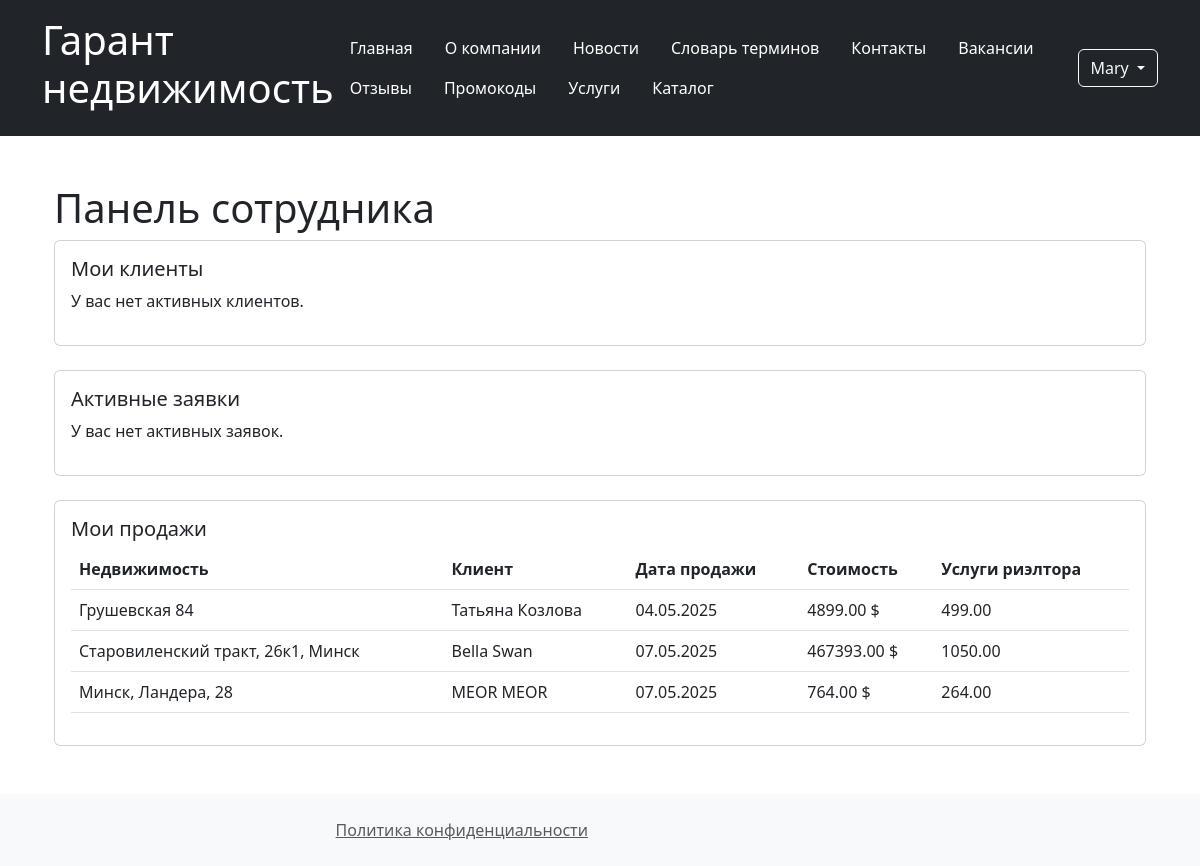
The page /catalog/employee-dashboard/ (signed in) on the database its author committed.
### users/models.py (models this page shows, shortened)
class User(AbstractUser):
    ROLE_CHOICES = {
        "employee": "Manager",
        "client": "Client",
        "admin": "Admin",
    }
    phone_regex = RegexValidator(
        regex=r"^\+375\(29\)\d{3}-\d{2}-\d{2}$",
        message="Формат номера: +375(29)XXX-XX-XX",
    )
    role = models.CharField(max_length=20, choices=ROLE_CHOICES)
    phone_number = models.CharField(max_length=20, validators=[phone_regex])
    birth_date = models.DateField(
        validators=[RestrictedAgeValidator(18), MaxValueValidator(date.today())]
    )
    created_at = models.DateTimeField(auto_now_add=True)
    first_name = models.CharField(max_length=100)
    last_name = models.CharField(max_length=100)

class Client(models.Model):
    user = models.OneToOneField(User, on_delete=models.CASCADE)
    work_place = models.CharField(
        max_length=100, blank=True, null=True, default="Nowhere"
    )

### catalog/models.py (models this page shows, shortened)
class Sale(models.Model):
    client = models.ForeignKey(Client, on_delete=models.SET_NULL, null=True)
    employee = models.ForeignKey(Employee, on_delete=models.SET_NULL, null=True)
    date_of_contract = models.DateField(auto_now_add=True)
    date_of_sale = models.DateField(auto_now_add=True)
    estate = models.OneToOneField(Estate, on_delete=models.CASCADE)
    cost = models.DecimalField(max_digits=10, decimal_places=2, auto_created=True)

class Estate(models.Model):
    cost = models.DecimalField(
        decimal_places=2,
        max_digits=10,
        help_text="Enter the estate cost",
        validators=[MinValueValidator(0.01)],
    )
    area = models.DecimalField(
        decimal_places=2,
        max_digits=10,
        help_text="Enter the estate area",
        validators=[MinValueValidator(0.01)],
    )
    category = models.ForeignKey(
        "Service",
        on_delete=models.SET_NULL,
        null=True,
        help_text="Enter the estate category",
    )
    description = models.TextField(
        max_length=2000, help_text="Enter the estate description"
    )
    image = models.ImageField(blank=True, null=True, upload_to="estates/")
    address = models.CharField(max_length=200)
    class Meta:
        ordering = ("-id",)

class Service(models.Model):
    name = models.CharField(max_length=200, help_text="Enter the estate category name")
    category = models.ForeignKey(
        ServiceCategory,
        on_delete=models.CASCADE,
        related_name="services",
    )
    cost = models.DecimalField(
        max_digits=10,
        decimal_places=2,
    )
    class Meta:
        ordering = ["category__name", "name"]

### catalog/views.py (the view)
class EmployeeDashboardView(LoginRequiredMixin, TemplateView):
    template_name = "employee_dashboard.html"
    def get_context_data(self, **kwargs):
        logger.debug(
            f"Preparing context for EmployeeDashboardView, user={self.request.user.username}"
        )
        context = super().get_context_data(**kwargs)
        if hasattr(self.request.user, "employee"):
            context["clients"] = Client.objects.filter(
                purchaserequest__employee=self.request.user.employee,
                purchaserequest__status__in=["new", "in_progress"],
            ).distinct()
            context["requests"] = PurchaseRequest.objects.filter(
                employee=self.request.user.employee, status__in=["new", "in_progress"]
            ).select_related("estate", "client")
            context["sales"] = Sale.objects.filter(
                employee=self.request.user.employee
            ).select_related("estate", "client")
            logger.info(
                f"EmployeeDashboardView context prepared for user {self.request.user.username}"
            )
        else:
            logger.warning(f"User {self.request.user.username} is not an employee")
            messages.error(self.request, "You must be employee.")
        return context

### catalog/templates/employee_dashboard.html (shortened to what this page needs)
{% extends "base.html" %}
{% block content %}
{% if user.is_authenticated and user.employee %}
<div class="container mt-4">
    <h1>Панель сотрудника</h1>
    <div class="card mb-4">
        <div class="card-body">
            <h5 class="card-title">Мои клиенты</h5>
            {% if clients %}
                <ul class="list-group">
                    {% for client in clients %}
                        <li class="list-group-item">
                            {{ client.user.get_full_name }} ({{ client.user.email }})
                        </li>
                    {% endfor %}
                </ul>
            {% else %}
                <p>У вас нет активных клиентов.</p>
            {% endif %}
        </div>
    </div>
    <div class="card mb-4">
        <div class="card-body">
            <h5 class="card-title">Активные заявки</h5>
            {% if requests %}
                <table class="table">
                    <thead>
                        <tr>
                            <th>Недвижимость</th>
                            <th>Клиент</th>
                            <th>Статус</th>
                            <th>Дата создания</th>
                            <th>Действия</th>
                        </tr>
                    </thead>
                    <tbody>
                        {% for request in requests %}
                            <tr>
                                <td>{{ request.estate.address }}</td>
                                <td>{{ request.client.user.get_full_name }}</td>
                                <td>{{ request.get_status_display }}</td>
                                <td>{{ request.created_at|date:"d.m.Y" }}</td>
                                <td>
                                    {% if request.status == 'new' %}
                                        <form method="post" action="{% url 'update_request_status' request.pk %}">
                                            {% csrf_token %}
                                            <button type="submit" class="btn btn-warning btn-sm">Взять в работу</button>
                                        </form>
                                    {% endif %}
                                </td>
                            </tr>
                        {% endfor %}
                    </tbody>
                </table>
            {% else %}
                <p>У вас нет активных заявок.</p>
            {% endif %}
        </div>
    </div>
    <div class="card">
        <div class="card-body">
            <h5 class="card-title">Мои продажи</h5>
            {% if sales %}
                <table class="table">
                    <thead>
                        <tr>
                            <th>Недвижимость</th>
                            <th>Клиент</th>
                            <th>Дата продажи</th>
                            <th>Стоимость</th>
                            <th>Услуги риэлтора</th>
                        </tr>
                    </thead>
                    <tbody>
                        {% for sale in sales %}
                            <tr>
                                <td>{{ sale.estate.address }}</td>
                                <td>{{ sale.client.user.get_full_name|default:"Не указан" }}</td>
                                <td>{{ sale.date_of_sale|date:"d.m.Y" }}</td>
                                <td>{{ sale.cost }} $</td>
                                <td>{{ sale.estate.category.cost }}</td>
                            </tr>
                        {% endfor %}
                    </tbody>
                </table>
            {% else %}
                <p>У вас нет продаж.</p>
            {% endif %}
        </div>
    </div>
</div>
{% else %}
<div class="alert alert-info mt-2">
    Пожалуйста, <a href="{% url 'login' %}">войдите</a> или <a href="{% url 'signup' %}">зарегистрируйтесь</a> как сотрудник.
</div>
{% endif %}
{% endblock %}

### templates/base.html (shortened to what this page needs)
<!DOCTYPE html>
<html lang="ru">
<head>
    <link href="https://cdn.jsdelivr.net/npm/bootstrap@5.3.0/dist/css/bootstrap.min.css" rel="stylesheet">
</head>
<body>
    <header class="bg-dark text-white p-3">
        <div class="container">
            <div class="d-flex justify-content-between align-items-center">
                <h1>Гарант недвижимость</h1>
                <nav>
                    <ul class="nav">
                        <li class="nav-item"><a href="{% url 'home' %}" class="nav-link text-white">Главная</a></li>
                        <li class="nav-item"><a href="{% url 'about' %}" class="nav-link text-white">О компании</a></li>
                        <li class="nav-item"><a href="{% url 'news' %}" class="nav-link text-white">Новости</a></li>
                        <li class="nav-item"><a href="{% url 'faq' %}" class="nav-link text-white">Словарь терминов</a></li>
                        <li class="nav-item"><a href="{% url 'contacts' %}" class="nav-link text-white">Контакты</a></li>
                        <li class="nav-item"><a href="{% url 'vacancies' %}" class="nav-link text-white">Вакансии</a></li>
                        <li class="nav-item"><a href="{% url 'reviews' %}" class="nav-link text-white">Отзывы</a></li>
                        <li class="nav-item"><a href="{% url 'promo-codes' %}" class="nav-link text-white">Промокоды</a></li>
                        <li class="nav-item"><a href="{% url 'services' %}" class="nav-link text-white">Услуги</a></li>
                        <li class="nav-item"><a href="{% url 'estates' %}" class="nav-link text-white">Каталог</a></li>
                    </ul>
                </nav>
                <div class="auth-buttons">
                    {% if user.is_authenticated %}
                        <div class="btn-group">
                            <button type="button" class="btn btn-outline-light dropdown-toggle" data-bs-toggle="dropdown">
                                {% if user.first_name %}{{ user.first_name }}{% else %}{{ user.username }}{% endif %}
                            </button>
                        </div>
                    {% else %}
                        <a href="{% url 'login' %}" class="btn btn-outline-light">Вход</a>
                        <a href="{% url 'signup' %}" class="btn btn-outline-light">Регистрация</a>
                    {% endif %}
                </div>
            </div>
        </div>
    </header>
    <main class="container my-5">
        {% block content %}{% endblock %}
    </main>
    <footer class="bg-light p-4 mt-5">
        <div class="container">
            <div class="row">
                <div class="col-md-6 text-end">
                    <a href="{% url 'policy' %}" class="text-muted">Политика конфиденциальности</a>
                </div>
            </div>
        </div>
    </footer>
</body>
</html>

### rows shown on the page
User: first_name "Mary"
Sale: estate.address "Грушевская 84", client.user.get_full_name "Татьяна Козлова", date_of_sale "04.05.2025", cost "4899.00", estate.category.cost "499.00"
Sale: estate.address "Старовиленский тракт, 26к1, Минск", client.user.get_full_name "Bella Swan", date_of_sale "07.05.2025", cost "467393.00", estate.category.cost "1050.00"
Sale: estate.address "Минск, Ландера, 28", client.user.get_full_name "MEOR MEOR", date_of_sale "07.05.2025", cost "764.00", estate.category.cost "264.00"
